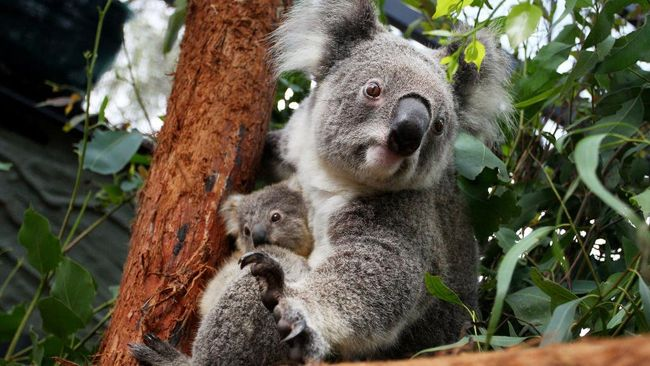
#> input picture koala.jpeg, 650 x 366 px
$ python C2_Boolean.py
#> lines starting #> are read from the running program, lines starting #| are printed output that depends on the picture
import cv2
import numpy as np

# Load the first image (img1.jpg)
img1 = cv2.imread('../koala.jpeg', 1)
#> img1 is the input picture: shape (366, 650, 3); mean B, G, R 69, 86.3, 92
img1 = cv2.cvtColor(img1, cv2.COLOR_BGR2RGB)
# Load the second image (img2.jpg)
img2 = cv2.imread('../koala2.jpg', 1)
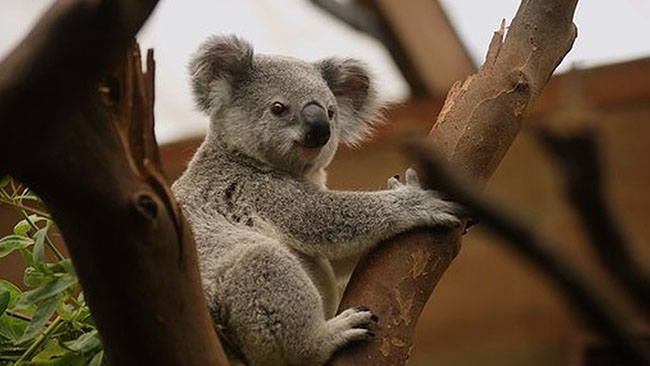
#> input picture koala2.jpg, 650 x 366 px
#> img2 is the input picture: shape (366, 650, 3); mean B, G, R 57.6, 75.3, 91.5
img2 = cv2.cvtColor(img2, cv2.COLOR_BGR2RGB)
# Check if both images are loaded successfully
# Perform bitwise AND operation
result = cv2.bitwise_and(img1, img2)
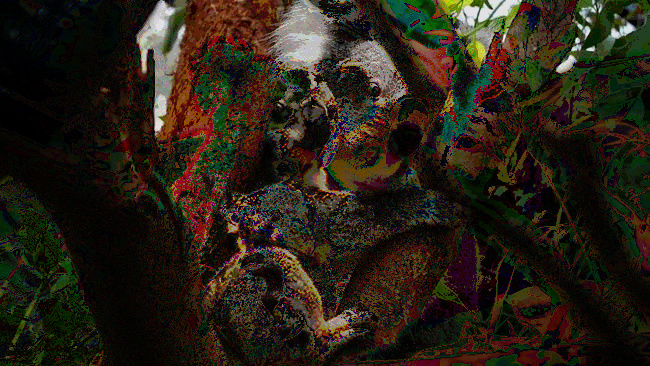
#> result: shape (366, 650, 3); mean R, G, B 40.4, 33, 21.5

# Display the result or do further processing
cv2.imshow("Bitwise AND Result", result)
cv2.waitKey(0)
cv2.destroyAllWindows()
